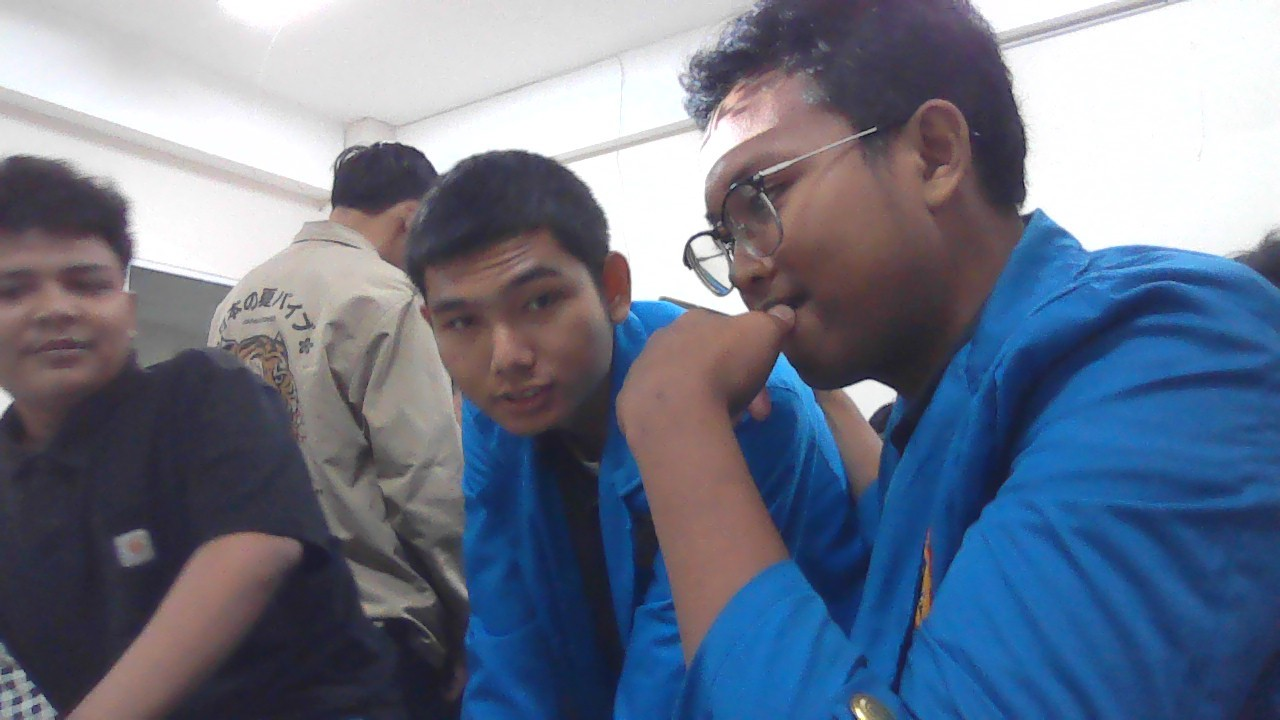
#> input picture assets/gambar.jpg, 1280 x 720 px
$ python main.py
#> lines starting #> are read from the running program, lines starting #| are printed output that depends on the picture
import cv2
import numpy as np
import matplotlib.pyplot as plt
import os


# PROJECT UTS PENGOLAHAN CITRA DIGITAL
# IMPLEMENTASI DETEKSI TEPI MENGGUNAKAN
# METODE CANNY EDGE DETECTION


# Membuat folder output jika belum ada
if not os.path.exists("output"):
    os.makedirs("output")


# Lokasi gambar
image_path = "assets/gambar.jpg"

# Membaca gambar
image = cv2.imread(image_path)
#> image is the input picture: shape (720, 1280, 3); mean B, G, R 137.1, 117.4, 108.2

# Mengecek apakah gambar berhasil dibaca
if image is None:
    print("ERROR: Gambar tidak ditemukan!")
    print("Pastikan file gambar ada di folder assets")
    exit()

# Mengubah warna BGR ke RGB
image_rgb = cv2.cvtColor(image, cv2.COLOR_BGR2RGB)


# KONVERSI KE GRAYSCALE


gray = cv2.cvtColor(image, cv2.COLOR_BGR2GRAY)
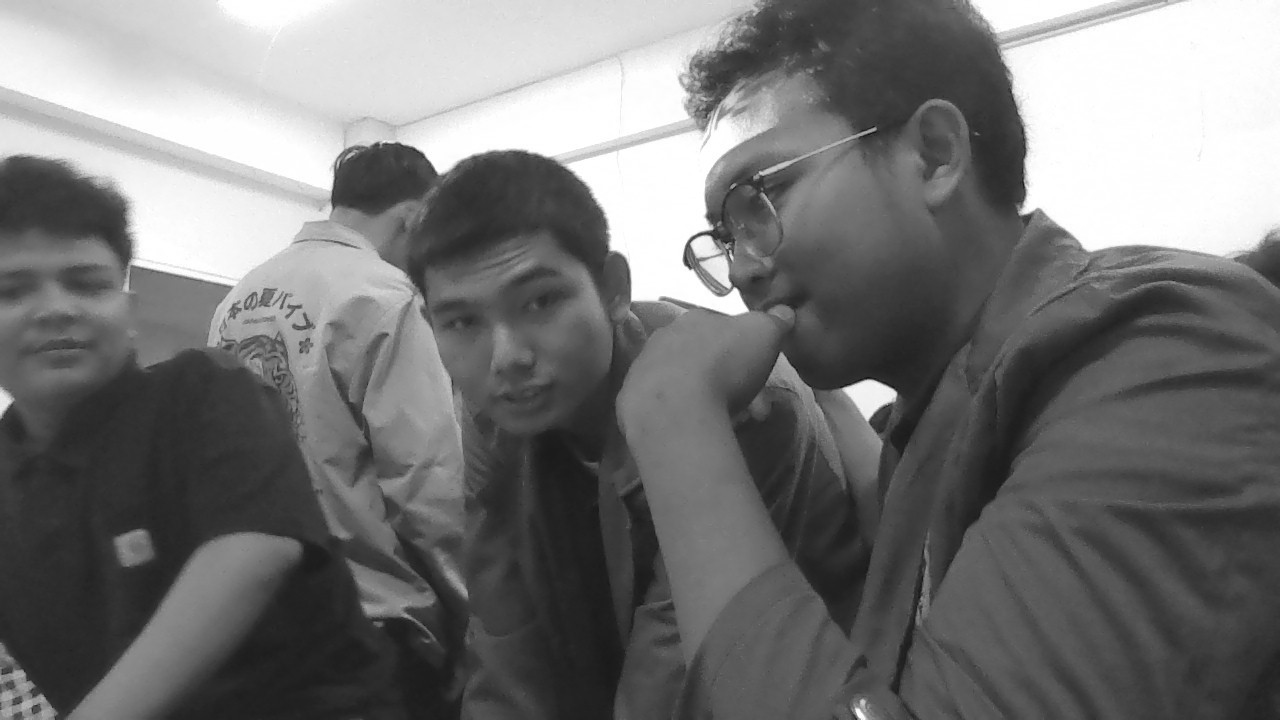
#> gray: shape (720, 1280); min 12, max 255, mean 116.9


# GAUSSIAN BLUR
# Mengurangi noise pada gambar


blur = cv2.GaussianBlur(gray, (5, 5), 0)


# CANNY EDGE DETECTION


edges = cv2.Canny(blur, 100, 200)
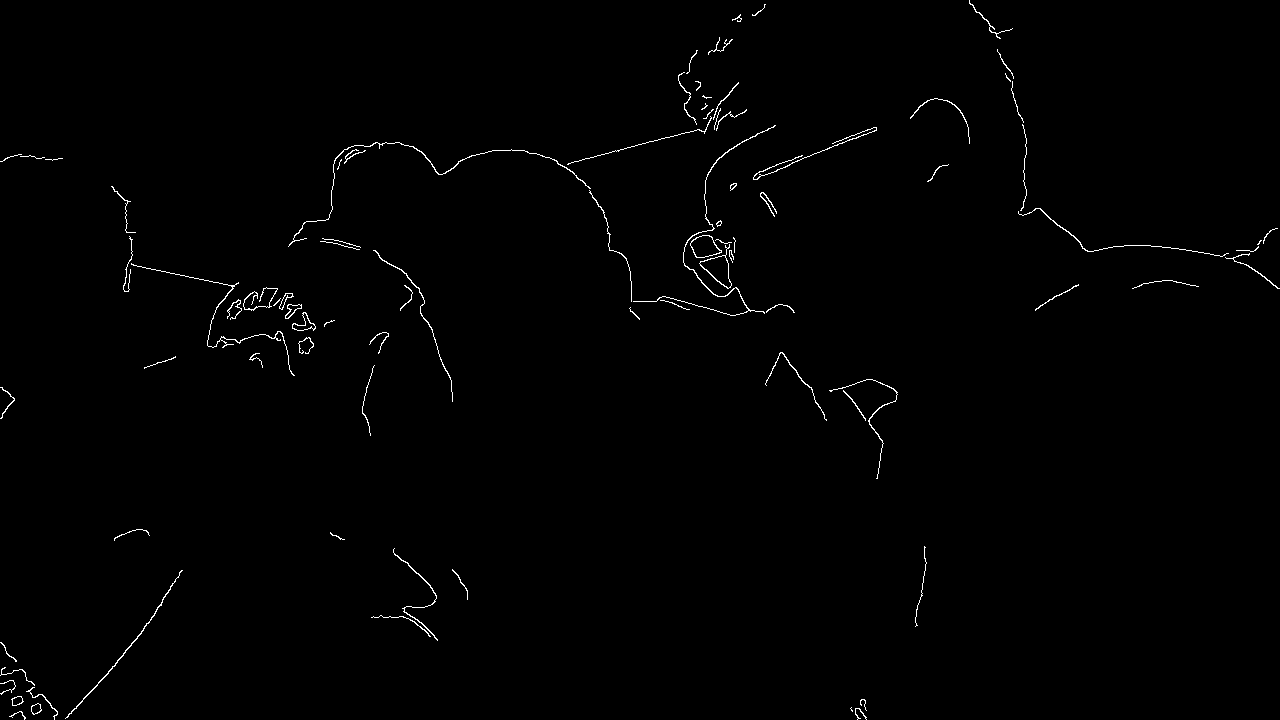
#> edges: shape (720, 1280); 0.74% white in thin lines or dots


# MENYIMPAN HASIL

cv2.imwrite("output/grayscale.jpg", gray)
cv2.imwrite("output/blur.jpg", blur)
cv2.imwrite("output/canny_edges.jpg", edges)


# MENAMPILKAN HASIL


plt.figure(figsize=(15, 10))

# Gambar Original
plt.subplot(2, 2, 1)
plt.imshow(image_rgb)
plt.title("Original Image")
plt.axis("off")

# Grayscale
plt.subplot(2, 2, 2)
plt.imshow(gray, cmap="gray")
plt.title("Grayscale")
plt.axis("off")

# Gaussian Blur
plt.subplot(2, 2, 3)
plt.imshow(blur, cmap="gray")
plt.title("Gaussian Blur")
plt.axis("off")

# Canny Edge Detection
plt.subplot(2, 2, 4)
plt.imshow(edges, cmap="gray")
plt.title("Canny Edge Detection")
plt.axis("off")

plt.tight_layout()
plt.show()
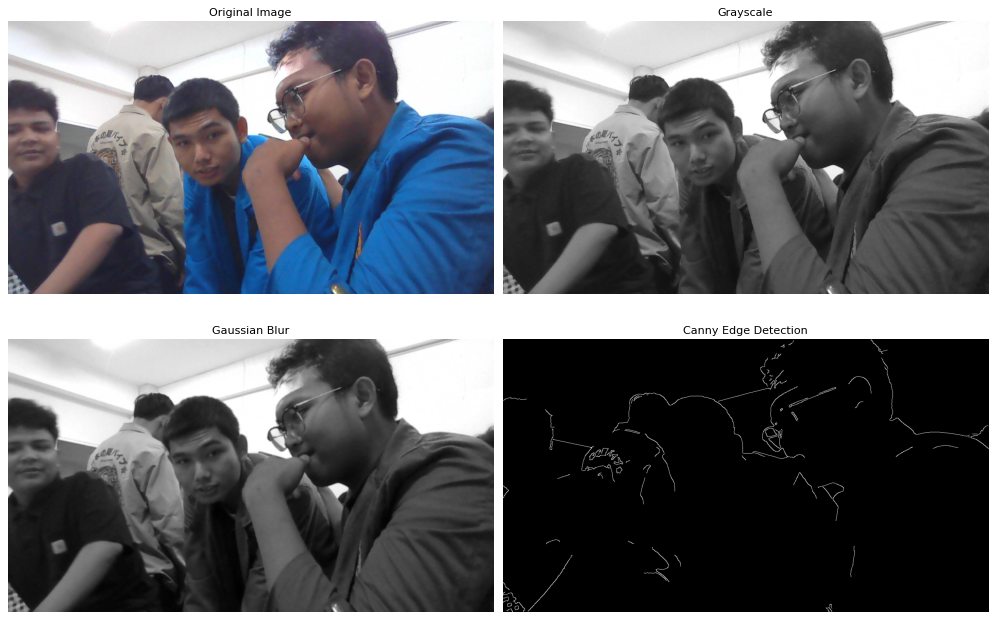
#> figure drawn by matplotlib, 4 panels


# INFORMASI


print("======================================")
print("PROSES DETEKSI TEPI SELESAI")
print("======================================")
print("Hasil disimpan di folder output/")
print("- grayscale.jpg")
print("- blur.jpg")
print("- canny_edges.jpg")
print("======================================")
